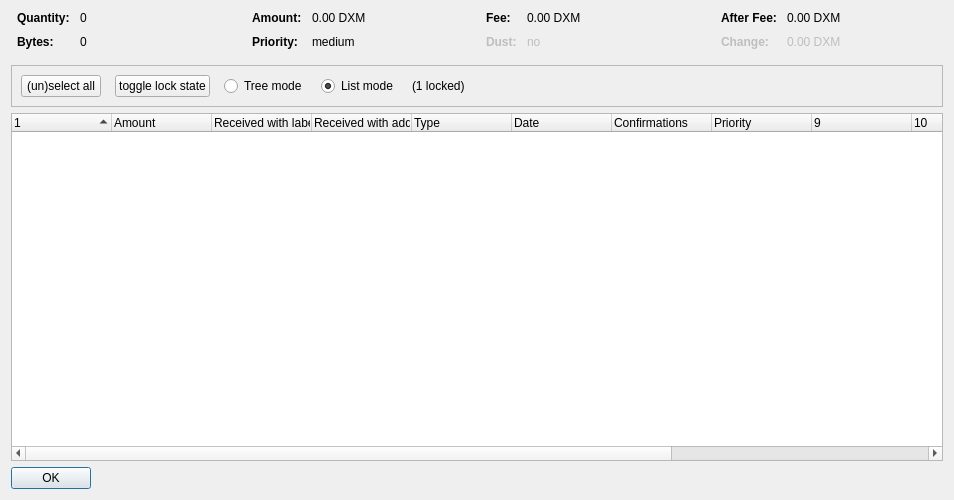
<?xml version="1.0" encoding="UTF-8"?>
<ui version="4.0">
 <class>CoinControlDialog</class>
 <widget class="QDialog" name="CoinControlDialog">
  <property name="geometry">
   <rect>
    <x>0</x>
    <y>0</y>
    <width>954</width>
    <height>500</height>
   </rect>
  </property>
  <property name="windowTitle">
   <string>Coin Selection</string>
  </property>
  <layout class="QVBoxLayout" name="verticalLayout">
   <item>
    <layout class="QHBoxLayout" name="horizontalLayoutTop" stretch="0,0,0,0">
     <property name="topMargin">
      <number>0</number>
     </property>
     <property name="bottomMargin">
      <number>10</number>
     </property>
     <item>
      <layout class="QFormLayout" name="formLayoutCoinControl1">
       <property name="horizontalSpacing">
        <number>10</number>
       </property>
       <property name="verticalSpacing">
        <number>10</number>
       </property>
       <property name="leftMargin">
        <number>6</number>
       </property>
       <property name="rightMargin">
        <number>6</number>
       </property>
       <item row="0" column="0">
        <widget class="QLabel" name="labelCoinControlQuantityText">
         <property name="font">
          <font>
           <weight>75</weight>
           <bold>true</bold>
          </font>
         </property>
         <property name="text">
          <string>Quantity:</string>
         </property>
        </widget>
       </item>
       <item row="0" column="1">
        <widget class="QLabel" name="labelCoinControlQuantity">
         <property name="cursor">
          <cursorShape>IBeamCursor</cursorShape>
         </property>
         <property name="contextMenuPolicy">
          <enum>Qt::ActionsContextMenu</enum>
         </property>
         <property name="text">
          <string notr="true">0</string>
         </property>
         <property name="textInteractionFlags">
          <set>Qt::LinksAccessibleByMouse|Qt::TextSelectableByKeyboard|Qt::TextSelectableByMouse</set>
         </property>
        </widget>
       </item>
       <item row="1" column="0">
        <widget class="QLabel" name="labelCoinControlBytesText">
         <property name="font">
          <font>
           <weight>75</weight>
           <bold>true</bold>
          </font>
         </property>
         <property name="text">
          <string>Bytes:</string>
         </property>
        </widget>
       </item>
       <item row="1" column="1">
        <widget class="QLabel" name="labelCoinControlBytes">
         <property name="cursor">
          <cursorShape>IBeamCursor</cursorShape>
         </property>
         <property name="contextMenuPolicy">
          <enum>Qt::ActionsContextMenu</enum>
         </property>
         <property name="text">
          <string notr="true">0</string>
         </property>
         <property name="textInteractionFlags">
          <set>Qt::LinksAccessibleByMouse|Qt::TextSelectableByKeyboard|Qt::TextSelectableByMouse</set>
         </property>
        </widget>
       </item>
      </layout>
     </item>
     <item>
      <layout class="QFormLayout" name="formLayoutCoinControl2">
       <property name="horizontalSpacing">
        <number>10</number>
       </property>
       <property name="verticalSpacing">
        <number>10</number>
       </property>
       <property name="leftMargin">
        <number>6</number>
       </property>
       <property name="rightMargin">
        <number>6</number>
       </property>
       <item row="0" column="0">
        <widget class="QLabel" name="labelCoinControlAmountText">
         <property name="font">
          <font>
           <weight>75</weight>
           <bold>true</bold>
          </font>
         </property>
         <property name="text">
          <string>Amount:</string>
         </property>
        </widget>
       </item>
       <item row="0" column="1">
        <widget class="QLabel" name="labelCoinControlAmount">
         <property name="cursor">
          <cursorShape>IBeamCursor</cursorShape>
         </property>
         <property name="contextMenuPolicy">
          <enum>Qt::ActionsContextMenu</enum>
         </property>
         <property name="text">
          <string notr="true">0.00 DXM</string>
         </property>
         <property name="textInteractionFlags">
          <set>Qt::LinksAccessibleByMouse|Qt::TextSelectableByKeyboard|Qt::TextSelectableByMouse</set>
         </property>
        </widget>
       </item>
       <item row="1" column="0">
        <widget class="QLabel" name="labelCoinControlPriorityText">
         <property name="font">
          <font>
           <weight>75</weight>
           <bold>true</bold>
          </font>
         </property>
         <property name="text">
          <string>Priority:</string>
         </property>
        </widget>
       </item>
       <item row="1" column="1">
        <widget class="QLabel" name="labelCoinControlPriority">
         <property name="cursor">
          <cursorShape>IBeamCursor</cursorShape>
         </property>
         <property name="contextMenuPolicy">
          <enum>Qt::ActionsContextMenu</enum>
         </property>
         <property name="text">
          <string>medium</string>
         </property>
         <property name="textInteractionFlags">
          <set>Qt::LinksAccessibleByMouse|Qt::TextSelectableByKeyboard|Qt::TextSelectableByMouse</set>
         </property>
        </widget>
       </item>
      </layout>
     </item>
     <item>
      <layout class="QFormLayout" name="formLayoutCoinControl3">
       <property name="horizontalSpacing">
        <number>10</number>
       </property>
       <property name="verticalSpacing">
        <number>10</number>
       </property>
       <property name="leftMargin">
        <number>6</number>
       </property>
       <property name="rightMargin">
        <number>6</number>
       </property>
       <item row="0" column="0">
        <widget class="QLabel" name="labelCoinControlFeeText">
         <property name="font">
          <font>
           <weight>75</weight>
           <bold>true</bold>
          </font>
         </property>
         <property name="text">
          <string>Fee:</string>
         </property>
        </widget>
       </item>
       <item row="0" column="1">
        <widget class="QLabel" name="labelCoinControlFee">
         <property name="cursor">
          <cursorShape>IBeamCursor</cursorShape>
         </property>
         <property name="contextMenuPolicy">
          <enum>Qt::ActionsContextMenu</enum>
         </property>
         <property name="text">
          <string notr="true">0.00 DXM</string>
         </property>
         <property name="textInteractionFlags">
          <set>Qt::LinksAccessibleByMouse|Qt::TextSelectableByKeyboard|Qt::TextSelectableByMouse</set>
         </property>
        </widget>
       </item>
       <item row="1" column="0">
        <widget class="QLabel" name="labelCoinControlLowOutputText">
         <property name="enabled">
          <bool>false</bool>
         </property>
         <property name="font">
          <font>
           <weight>75</weight>
           <bold>true</bold>
          </font>
         </property>
         <property name="text">
          <string>Dust:</string>
         </property>
        </widget>
       </item>
       <item row="1" column="1">
        <widget class="QLabel" name="labelCoinControlLowOutput">
         <property name="enabled">
          <bool>false</bool>
         </property>
         <property name="cursor">
          <cursorShape>IBeamCursor</cursorShape>
         </property>
         <property name="contextMenuPolicy">
          <enum>Qt::ActionsContextMenu</enum>
         </property>
         <property name="text">
          <string>no</string>
         </property>
         <property name="textInteractionFlags">
          <set>Qt::LinksAccessibleByMouse|Qt::TextSelectableByKeyboard|Qt::TextSelectableByMouse</set>
         </property>
        </widget>
       </item>
      </layout>
     </item>
     <item>
      <layout class="QFormLayout" name="formLayoutCoinControl4">
       <property name="horizontalSpacing">
        <number>10</number>
       </property>
       <property name="verticalSpacing">
        <number>10</number>
       </property>
       <property name="leftMargin">
        <number>6</number>
       </property>
       <property name="rightMargin">
        <number>6</number>
       </property>
       <item row="0" column="0">
        <widget class="QLabel" name="labelCoinControlAfterFeeText">
         <property name="font">
          <font>
           <weight>75</weight>
           <bold>true</bold>
          </font>
         </property>
         <property name="text">
          <string>After Fee:</string>
         </property>
        </widget>
       </item>
       <item row="0" column="1">
        <widget class="QLabel" name="labelCoinControlAfterFee">
         <property name="cursor">
          <cursorShape>IBeamCursor</cursorShape>
         </property>
         <property name="contextMenuPolicy">
          <enum>Qt::ActionsContextMenu</enum>
         </property>
         <property name="text">
          <string notr="true">0.00 DXM</string>
         </property>
         <property name="textInteractionFlags">
          <set>Qt::LinksAccessibleByMouse|Qt::TextSelectableByKeyboard|Qt::TextSelectableByMouse</set>
         </property>
        </widget>
       </item>
       <item row="1" column="0">
        <widget class="QLabel" name="labelCoinControlChangeText">
         <property name="enabled">
          <bool>false</bool>
         </property>
         <property name="font">
          <font>
           <weight>75</weight>
           <bold>true</bold>
          </font>
         </property>
         <property name="text">
          <string>Change:</string>
         </property>
        </widget>
       </item>
       <item row="1" column="1">
        <widget class="QLabel" name="labelCoinControlChange">
         <property name="enabled">
          <bool>false</bool>
         </property>
         <property name="cursor">
          <cursorShape>IBeamCursor</cursorShape>
         </property>
         <property name="contextMenuPolicy">
          <enum>Qt::ActionsContextMenu</enum>
         </property>
         <property name="text">
          <string notr="true">0.00 DXM</string>
         </property>
         <property name="textInteractionFlags">
          <set>Qt::LinksAccessibleByMouse|Qt::TextSelectableByKeyboard|Qt::TextSelectableByMouse</set>
         </property>
        </widget>
       </item>
      </layout>
     </item>
    </layout>
   </item>
   <item>
    <widget class="QFrame" name="frame">
     <property name="minimumSize">
      <size>
       <width>0</width>
       <height>40</height>
      </size>
     </property>
     <property name="frameShape">
      <enum>QFrame::StyledPanel</enum>
     </property>
     <property name="frameShadow">
      <enum>QFrame::Sunken</enum>
     </property>
     <layout class="QHBoxLayout" name="horizontalLayout">
      <item>
       <layout class="QHBoxLayout" name="horizontalLayoutPanel" stretch="0,0,0,0,0,0">
        <property name="spacing">
         <number>14</number>
        </property>
        <item>
         <widget class="QPushButton" name="pushButtonSelectAll">
          <property name="sizePolicy">
           <sizepolicy hsizetype="Maximum" vsizetype="Fixed">
            <horstretch>0</horstretch>
            <verstretch>0</verstretch>
           </sizepolicy>
          </property>
          <property name="text">
           <string>(un)select all</string>
          </property>
          <property name="autoDefault">
           <bool>false</bool>
          </property>
         </widget>
        </item>
        <item>
         <widget class="QPushButton" name="pushButtonToggleLock">
          <property name="sizePolicy">
           <sizepolicy hsizetype="Maximum" vsizetype="Fixed">
            <horstretch>0</horstretch>
            <verstretch>0</verstretch>
           </sizepolicy>
          </property>
          <property name="text">
           <string>toggle lock state</string>
          </property>
          <property name="autoDefault">
           <bool>false</bool>
          </property>
         </widget>
        </item>
        <item>
         <widget class="QRadioButton" name="radioTreeMode">
          <property name="sizePolicy">
           <sizepolicy hsizetype="Maximum" vsizetype="Fixed">
            <horstretch>0</horstretch>
            <verstretch>0</verstretch>
           </sizepolicy>
          </property>
          <property name="text">
           <string>Tree mode</string>
          </property>
         </widget>
        </item>
        <item>
         <widget class="QRadioButton" name="radioListMode">
          <property name="sizePolicy">
           <sizepolicy hsizetype="Maximum" vsizetype="Fixed">
            <horstretch>0</horstretch>
            <verstretch>0</verstretch>
           </sizepolicy>
          </property>
          <property name="text">
           <string>List mode</string>
          </property>
          <property name="checked">
           <bool>true</bool>
          </property>
         </widget>
        </item>
        <item>
         <widget class="QLabel" name="labelLocked">
          <property name="text">
           <string>(1 locked)</string>
          </property>
         </widget>
        </item>
        <item>
         <spacer name="horizontalSpacer">
          <property name="orientation">
           <enum>Qt::Horizontal</enum>
          </property>
          <property name="sizeHint" stdset="0">
           <size>
            <width>40</width>
            <height>20</height>
           </size>
          </property>
         </spacer>
        </item>
       </layout>
      </item>
     </layout>
    </widget>
   </item>
   <item>
    <widget class="CoinControlTreeWidget" name="treeWidget">
     <property name="contextMenuPolicy">
      <enum>Qt::CustomContextMenu</enum>
     </property>
     <property name="sortingEnabled">
      <bool>false</bool>
     </property>
     <property name="columnCount">
      <number>13</number>
     </property>
     <attribute name="headerShowSortIndicator" stdset="0">
      <bool>true</bool>
     </attribute>
     <attribute name="headerStretchLastSection">
      <bool>false</bool>
     </attribute>
     <column>
      <property name="text">
       <string/>
      </property>
     </column>
     <column>
      <property name="text">
       <string>Amount</string>
      </property>
     </column>
     <column>
      <property name="text">
       <string>Received with label</string>
      </property>
     </column>
     <column>
      <property name="text">
       <string>Received with address</string>
      </property>
     </column>
     <column>
      <property name="text">
	<string>Type</string>
      </property>
     </column>
     <column>
      <property name="text">	 
       <string>Date</string>
      </property>
     </column>
     <column>
      <property name="text">
       <string>Confirmations</string>
      </property>
      <property name="toolTip">
       <string>Confirmed</string>
      </property>
     </column>
     <column>
      <property name="text">
       <string>Priority</string>
      </property>
     </column>
     <column>
      <property name="text">
       <string/>
      </property>
     </column>
     <column>
      <property name="text">
       <string/>
      </property>
     </column>
     <column>
      <property name="text">
       <string/>
      </property>
     </column>
     <column>
      <property name="text">
       <string/>
      </property>
     </column>
     <column>
      <property name="text">
       <string/>
      </property>
     </column>
    </widget>
   </item>
   <item>
    <widget class="QDialogButtonBox" name="buttonBox">
     <property name="sizePolicy">
      <sizepolicy hsizetype="Maximum" vsizetype="Fixed">
       <horstretch>0</horstretch>
       <verstretch>0</verstretch>
      </sizepolicy>
     </property>
     <property name="orientation">
      <enum>Qt::Horizontal</enum>
     </property>
     <property name="standardButtons">
      <set>QDialogButtonBox::Ok</set>
     </property>
    </widget>
   </item>
  </layout>
 </widget>
 <customwidgets>
  <customwidget>
   <class>CoinControlTreeWidget</class>
   <extends>QTreeWidget</extends>
   <header>coincontroltreewidget.h</header>
  </customwidget>
 </customwidgets>
 <resources/>
 <connections/>
</ui>
